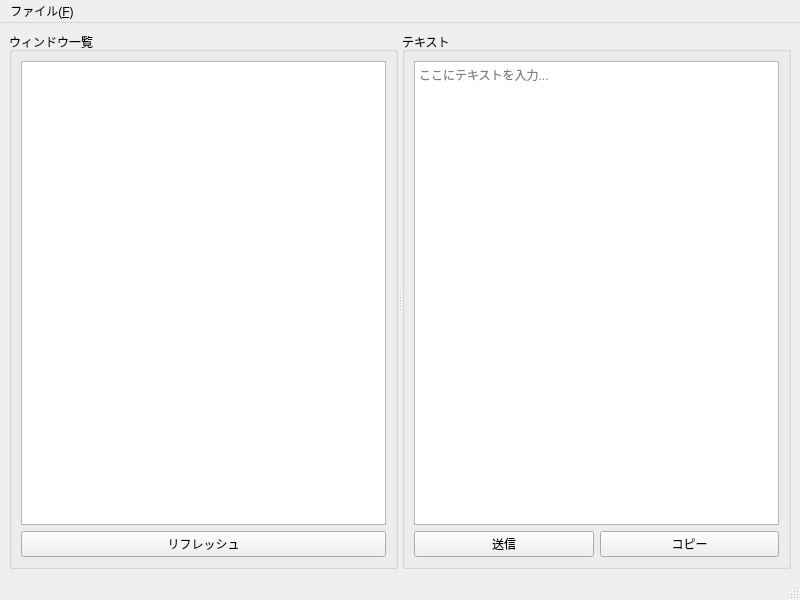
<?xml version="1.0" encoding="UTF-8"?>
<ui version="4.0">
 <class>MainWindow</class>
 <widget class="QMainWindow" name="MainWindow">
  <property name="geometry">
   <rect>
    <x>0</x>
    <y>0</y>
    <width>800</width>
    <height>600</height>
   </rect>
  </property>
  <property name="windowTitle">
   <string>mini-text</string>
  </property>
  <widget class="QWidget" name="centralwidget">
   <layout class="QVBoxLayout" name="verticalLayout">
    <item>
     <widget class="QSplitter" name="splitter">
      <property name="orientation">
       <enum>Qt::Horizontal</enum>
      </property>
      <widget class="QGroupBox" name="groupBox_windows">
       <property name="title">
        <string>ウィンドウ一覧</string>
       </property>
       <layout class="QVBoxLayout" name="verticalLayout_2">
        <item>
         <widget class="QListWidget" name="window_list"/>
        </item>
        <item>
         <widget class="QPushButton" name="refresh_button">
          <property name="text">
           <string>リフレッシュ</string>
          </property>
         </widget>
        </item>
       </layout>
      </widget>
      <widget class="QGroupBox" name="groupBox_text">
       <property name="title">
        <string>テキスト</string>
       </property>
       <layout class="QVBoxLayout" name="verticalLayout_3">
        <item>
         <widget class="QPlainTextEdit" name="text_edit">
          <property name="placeholderText">
           <string>ここにテキストを入力...</string>
          </property>
         </widget>
        </item>
        <item>
         <layout class="QHBoxLayout" name="horizontalLayout">
          <item>
           <widget class="QPushButton" name="send_button">
            <property name="text">
             <string>送信</string>
            </property>
           </widget>
          </item>
          <item>
           <widget class="QPushButton" name="copy_button">
            <property name="text">
             <string>コピー</string>
            </property>
           </widget>
          </item>
         </layout>
        </item>
       </layout>
      </widget>
     </widget>
    </item>
   </layout>
  </widget>
  <widget class="QMenuBar" name="menubar">
   <property name="geometry">
    <rect>
     <x>0</x>
     <y>0</y>
     <width>800</width>
     <height>22</height>
    </rect>
   </property>
   <widget class="QMenu" name="menu_file">
    <property name="title">
     <string>ファイル(&amp;F)</string>
    </property>
    <addaction name="action_settings"/>
    <addaction name="separator"/>
    <addaction name="action_quit"/>
   </widget>
   <addaction name="menu_file"/>
  </widget>
  <widget class="QStatusBar" name="statusbar"/>
  <action name="action_settings">
   <property name="text">
    <string>設定(&amp;S)</string>
   </property>
  </action>
  <action name="action_quit">
   <property name="text">
    <string>終了(&amp;Q)</string>
   </property>
  </action>
 </widget>
 <resources/>
 <connections/>
</ui>
